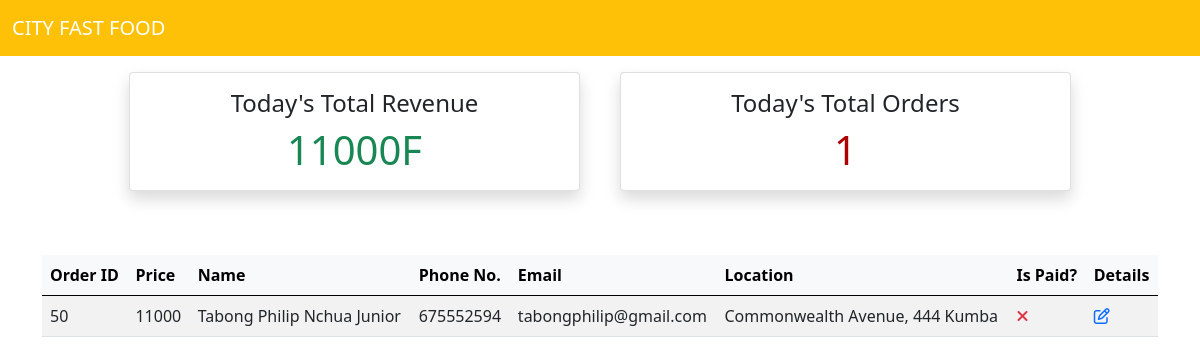
The page /restaurant/dashboard/ (signed in) on the database its author committed.
### customer/models.py (models this page shows, shortened)
class OrderModel(models.Model):
    created_on = models.DateTimeField(auto_now_add=True)
    price = models.IntegerField()
    items = models.ManyToManyField('MenuItem', related_name='order', blank=True)
    name = models.CharField(max_length=50, blank=True)
    tel = models.CharField(max_length=9)
    email = models.CharField(max_length=50, blank=True)
    street = models.CharField(max_length=50, blank=True)
    is_paid = models.BooleanField(default=False)
    is_delivered = models.BooleanField(default=False)

### restaurant/views.py (the view)
# urls.py: path('dashboard/', Dashboard.as_view(), name='dashboard'),
class Dashboard(LoginRequiredMixin, UserPassesTestMixin, View):
    def get(self, request, *args, **kwargs):
        today = datetime.today()
        orders = OrderModel.objects.filter(created_on__year=today.year, created_on__month=today.month, created_on__day=today.day)
        undelivered_orders = []
        total_revenue = 0
        for order in orders:
            total_revenue += order.price
            if not order.is_delivered:
                undelivered_orders.append(order)
        context = {
            'orders' : undelivered_orders,
            'total_revenue' : total_revenue,
            'total_orders' : len(orders),
        }
        return render(request, 'restaurant/dashboard.html', context)
    def test_func(self):
        return self.request.user.groups.filter(name='staff').exists() or self.request.user.is_superuser

### restaurant/templates/restaurant/dashboard.html
{% extends 'restaurant/base.html' %}
{% block body %}
<div class="container mt-3">
  <div class="row justify-content-center">
    <div class="col-md-5 me-md-3 mb-3">
      <div class="card shadow">
        <div class="card-body text-center">
          <h4 class="card-title">Today's Total Revenue</h4>
          <h1 class="card-text text-success">{{ total_revenue }}F</h1>
        </div>
      </div>
    </div>
    <div class="col-md-5 mb-3">
      <div class="card shadow">
        <div class="card-body text-center">
          <h4 class="card-title">Today's Total Orders</h4>
          <h1 class="card-text" style="color: #ad0003">{{ total_orders }}</h1>
        </div>
      </div>
    </div>
  </div>
</div>
<div class="container mt-5">
  <div class="table-responsive">
    <table class="table table-hover table-striped align-middle">
      <thead class="table-light">
        <tr>
          <th scope="col">Order ID</th>
          <th scope="col">Price</th>
          <th scope="col">Name</th>
          <th scope="col">Phone No.</th>
          <th scope="col">Email</th>
          <th scope="col">Location</th>
          <th scope="col">Is Paid?</th>
          <th scope="col">Details</th>
        </tr>
      </thead>
      <tbody>
        {% for order in orders %}
        <tr>
          <td>{{ order.pk }}</td>
          <td>{{ order.price }}</td>
          <td>{{ order.name }}</td>
          <td>{{ order.tel }}</td>
          <td>{{ order.email }}</td>
          <td>{{ order.street }}</td>
          <td>
            {% if order.is_paid %}
            <i class="fa-solid fa-check text-success"></i>
            {% else %}
            <i class="fa-solid fa-times text-danger"></i>
            {% endif %}
          </td>
          <td><a href="{% url 'order_details' order.pk %}"><i class="far fa-edit"></i></a></td>
        </tr>
        {% endfor %}
      </tbody>
    </table>
  </div>
</div>
{% endblock %}

### rows shown on the page
OrderModel: pk "50", price "11000", name "Tabong Philip Nchua Junior", tel "675552594", email "tabongphilip@gmail.com", street "Commonwealth Avenue, 444 Kumba", is_paid False (drawn)

### other values the page prints
{{ total_revenue }} "11000"
{{ total_orders }} "1"
